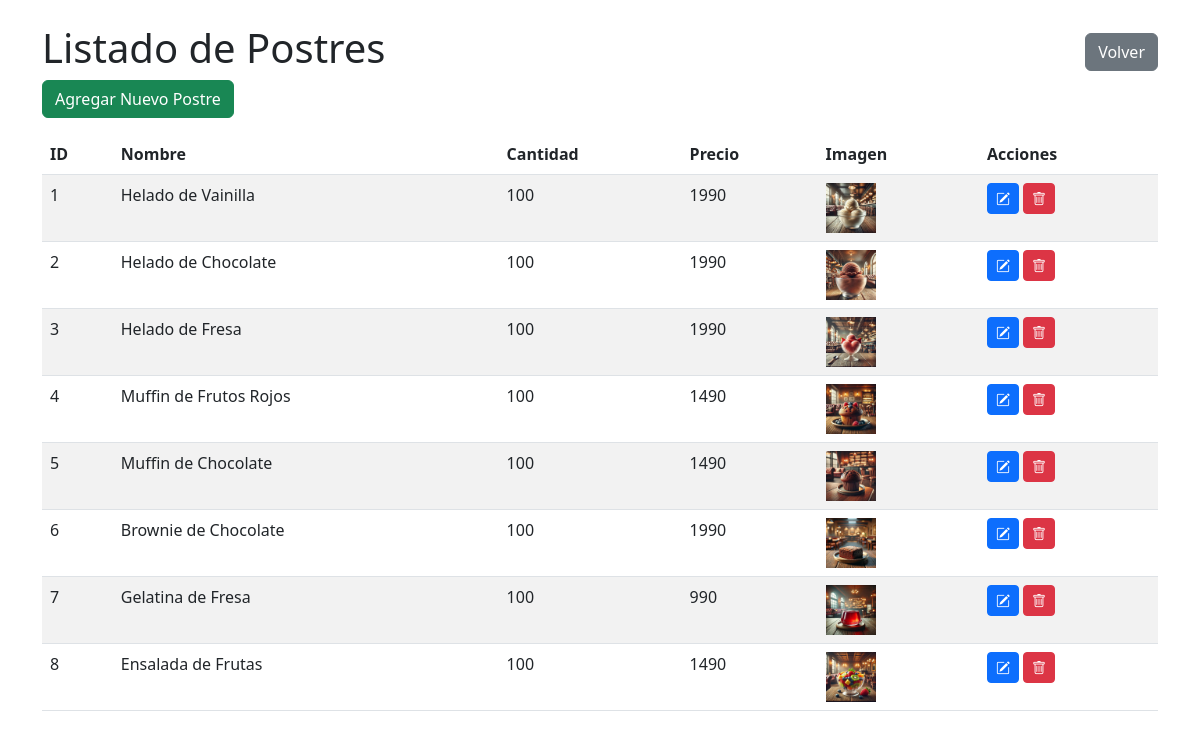
Before: /mantenedores/postres/listar.php with the older database file.
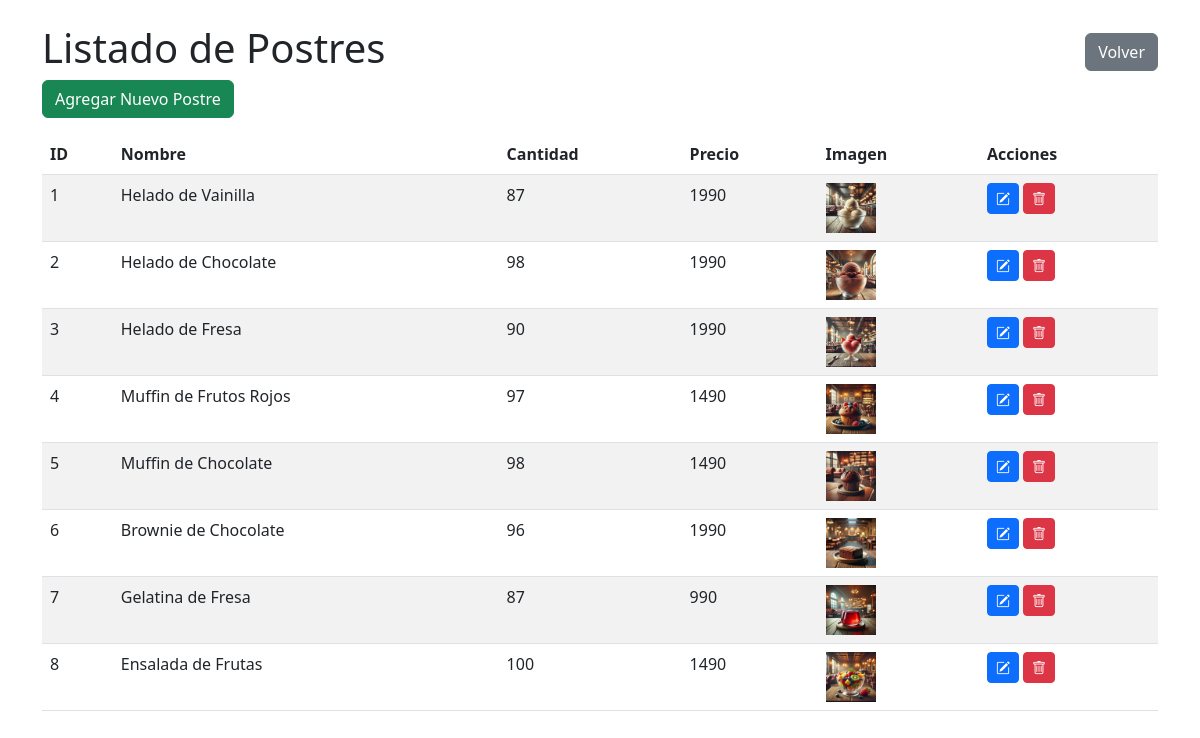
After: the same page with the newer database file.
### tables this page shows
CREATE TABLE `postre` (
  `id_postre` int(11) NOT NULL,
  `nombre_postre` varchar(30) DEFAULT NULL,
  `cantidad` int(11) DEFAULT NULL,
  `precio` int(11) DEFAULT NULL,
  `umbral_reabastecimiento` int(11) NOT NULL DEFAULT 5,
  `imagen` varchar(255) DEFAULT NULL
);

### mantenedores/postres/listar.php (the view, shortened to what this page needs)
<?php
include '../../conexion.php';
$sql = "SELECT * FROM postre";
$result = $conexion->query($sql);
?>
<!DOCTYPE html>
<html lang="es">
<head>
    <link href="https://cdn.jsdelivr.net/npm/bootstrap@5.3.0/dist/css/bootstrap.min.css" rel="stylesheet">
    <link href="https://cdn.jsdelivr.net/npm/bootstrap-icons@1.8.0/font/bootstrap-icons.css" rel="stylesheet">
</head>
<body>
<div class="container mt-4">
    <div class="d-flex justify-content-between align-items-center">
        <h1>Listado de Postres</h1>
        <button class="btn btn-secondary" onclick="window.location.href='../../index/index-mantenedores.php'">Volver</button>
    </div>
    <a href="insertar.php" class="btn btn-success mb-3">Agregar Nuevo Postre</a>
    <table class="table table-striped">
        <thead>
            <tr>
                <th>ID</th>
                <th>Nombre</th>
                <th>Cantidad</th>
                <th>Precio</th>
                <th>Imagen</th>
                <th>Acciones</th>
            </tr>
        </thead>
        <tbody>
            <?php if ($result->num_rows > 0): ?>
                <?php while ($row = $result->fetch_assoc()): ?>
                    <tr>
                        <td><?php echo $row['id_postre']; ?></td>
                        <td><?php echo $row['nombre_postre']; ?></td>
                        <td><?php echo $row['cantidad']; ?></td>
                        <td><?php echo $row['precio']; ?></td>
                        <td>
                            <?php if (!empty($row['imagen'])): ?>
                                <img src="../../uploads/postres/<?php echo htmlspecialchars($row['imagen']); ?>" alt="Imagen" style="width: 50px; height: 50px; object-fit: cover;">
                            <?php else: ?>
                                No disponible
                            <?php endif; ?>
                        </td>
                        <td>
                            <a href="editar.php?id=<?php echo $row['id_postre']; ?>" class="btn btn-primary btn-sm"><i class="bi bi-pencil-square"></i></a>
                            <button class="btn btn-danger btn-sm" data-bs-toggle="modal" data-bs-target="#eliminarModal" data-id="<?php echo $row['id_postre']; ?>"><i class="bi bi-trash"></i></button>
                        </td>
                    </tr>
                <?php endwhile; ?>
            <?php else: ?>
                <tr>
                    <td colspan="6" class="text-center">No se encontraron postres.</td>
                </tr>
            <?php endif; ?>
        </tbody>
    </table>
</div>
</body>
</html>

Changed rows visible on the page:
changed postre "Helado de Vainilla": cantidad "100" → "87"
changed postre "Helado de Chocolate": cantidad "100" → "98"
changed postre "Helado de Fresa": cantidad "100" → "90"
changed postre "Muffin de Frutos Rojos": cantidad "100" → "97"
changed postre "Muffin de Chocolate": cantidad "100" → "98"
changed postre "Brownie de Chocolate": cantidad "100" → "96"
changed postre "Gelatina de Fresa": cantidad "100" → "87"
